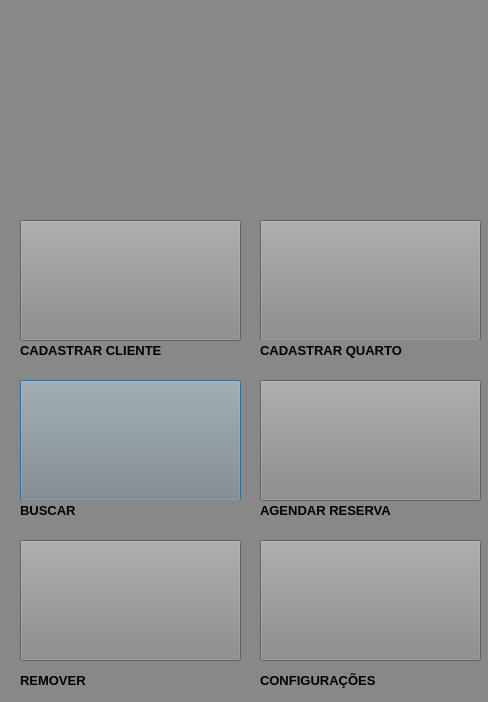
<?xml version="1.0" encoding="UTF-8"?>
<ui version="4.0">
 <class>Menu</class>
 <widget class="QDialog" name="Menu">
  <property name="geometry">
   <rect>
    <x>0</x>
    <y>0</y>
    <width>488</width>
    <height>702</height>
   </rect>
  </property>
  <property name="windowTitle">
   <string>Dialog</string>
  </property>
  <property name="styleSheet">
   <string notr="true">background-color: rgb(136, 136, 136);</string>
  </property>
  <widget class="QPushButton" name="pushButton">
   <property name="geometry">
    <rect>
     <x>20</x>
     <y>380</y>
     <width>221</width>
     <height>121</height>
    </rect>
   </property>
   <property name="styleSheet">
    <string notr="true">background-image: url(:/imgs/imagens/buscar-cliente.png)</string>
   </property>
   <property name="text">
    <string/>
   </property>
  </widget>
  <widget class="QLabel" name="label_2">
   <property name="geometry">
    <rect>
     <x>20</x>
     <y>340</y>
     <width>221</width>
     <height>21</height>
    </rect>
   </property>
   <property name="font">
    <font>
     <family>Arial</family>
     <pointsize>10</pointsize>
     <weight>75</weight>
     <bold>true</bold>
    </font>
   </property>
   <property name="text">
    <string>CADASTRAR CLIENTE</string>
   </property>
  </widget>
  <widget class="QLabel" name="label_4">
   <property name="geometry">
    <rect>
     <x>20</x>
     <y>500</y>
     <width>221</width>
     <height>21</height>
    </rect>
   </property>
   <property name="font">
    <font>
     <family>Arial</family>
     <pointsize>10</pointsize>
     <weight>75</weight>
     <bold>true</bold>
    </font>
   </property>
   <property name="text">
    <string>BUSCAR</string>
   </property>
  </widget>
  <widget class="QPushButton" name="btnBuscar">
   <property name="geometry">
    <rect>
     <x>260</x>
     <y>220</y>
     <width>221</width>
     <height>121</height>
    </rect>
   </property>
   <property name="toolTip">
    <string>&lt;html&gt;&lt;head/&gt;&lt;body&gt;&lt;p&gt;&lt;br/&gt;&lt;/p&gt;&lt;/body&gt;&lt;/html&gt;</string>
   </property>
   <property name="whatsThis">
    <string>&lt;html&gt;&lt;head/&gt;&lt;body&gt;&lt;p&gt;&lt;br/&gt;&lt;/p&gt;&lt;/body&gt;&lt;/html&gt;</string>
   </property>
   <property name="styleSheet">
    <string notr="true">background-image: url(:/imgs/imagens/quarto-adicionar.jpg)</string>
   </property>
   <property name="text">
    <string/>
   </property>
  </widget>
  <widget class="QPushButton" name="btnCadastroCliente">
   <property name="geometry">
    <rect>
     <x>20</x>
     <y>220</y>
     <width>221</width>
     <height>121</height>
    </rect>
   </property>
   <property name="styleSheet">
    <string notr="true">background-image: url(:/imgs/imagens/icone-cadastro-cliente3-png.png)</string>
   </property>
   <property name="text">
    <string/>
   </property>
  </widget>
  <widget class="QLabel" name="label_3">
   <property name="geometry">
    <rect>
     <x>260</x>
     <y>340</y>
     <width>221</width>
     <height>21</height>
    </rect>
   </property>
   <property name="font">
    <font>
     <family>Arial</family>
     <pointsize>10</pointsize>
     <weight>75</weight>
     <italic>false</italic>
     <bold>true</bold>
    </font>
   </property>
   <property name="text">
    <string>CADASTRAR QUARTO</string>
   </property>
  </widget>
  <widget class="QLabel" name="label_5">
   <property name="geometry">
    <rect>
     <x>260</x>
     <y>500</y>
     <width>221</width>
     <height>21</height>
    </rect>
   </property>
   <property name="font">
    <font>
     <family>Arial</family>
     <pointsize>10</pointsize>
     <weight>75</weight>
     <bold>true</bold>
    </font>
   </property>
   <property name="text">
    <string>AGENDAR RESERVA</string>
   </property>
  </widget>
  <widget class="QLabel" name="label">
   <property name="geometry">
    <rect>
     <x>10</x>
     <y>0</y>
     <width>461</width>
     <height>211</height>
    </rect>
   </property>
   <property name="text">
    <string/>
   </property>
   <property name="pixmap">
    <pixmap resource="arquivosrecurso.qrc">:/imgs/imagens/hotem-imagem.jpg</pixmap>
   </property>
   <property name="scaledContents">
    <bool>true</bool>
   </property>
  </widget>
  <widget class="QPushButton" name="pushButton_3">
   <property name="geometry">
    <rect>
     <x>260</x>
     <y>380</y>
     <width>221</width>
     <height>121</height>
    </rect>
   </property>
   <property name="styleSheet">
    <string notr="true">background-image: url(:/imgs/imagens/calendario.png)</string>
   </property>
   <property name="text">
    <string/>
   </property>
  </widget>
  <widget class="QPushButton" name="pushButton_2">
   <property name="geometry">
    <rect>
     <x>20</x>
     <y>540</y>
     <width>221</width>
     <height>121</height>
    </rect>
   </property>
   <property name="styleSheet">
    <string notr="true">background-image: url(:/imgs/imagens/remover.png)</string>
   </property>
   <property name="text">
    <string/>
   </property>
  </widget>
  <widget class="QPushButton" name="pushButton_4">
   <property name="geometry">
    <rect>
     <x>260</x>
     <y>540</y>
     <width>221</width>
     <height>121</height>
    </rect>
   </property>
   <property name="styleSheet">
    <string notr="true">background-image: url(:/imgs/imagens/config.png)</string>
   </property>
   <property name="text">
    <string/>
   </property>
  </widget>
  <widget class="QLabel" name="label_6">
   <property name="geometry">
    <rect>
     <x>20</x>
     <y>670</y>
     <width>221</width>
     <height>21</height>
    </rect>
   </property>
   <property name="font">
    <font>
     <family>Arial</family>
     <pointsize>10</pointsize>
     <weight>75</weight>
     <bold>true</bold>
    </font>
   </property>
   <property name="text">
    <string>REMOVER</string>
   </property>
  </widget>
  <widget class="QLabel" name="label_7">
   <property name="geometry">
    <rect>
     <x>260</x>
     <y>670</y>
     <width>221</width>
     <height>21</height>
    </rect>
   </property>
   <property name="font">
    <font>
     <family>Arial</family>
     <pointsize>10</pointsize>
     <weight>75</weight>
     <bold>true</bold>
    </font>
   </property>
   <property name="text">
    <string>CONFIGURAÇÕES</string>
   </property>
  </widget>
 </widget>
 <resources>
  <include location="arquivosrecurso.qrc"/>
 </resources>
 <connections/>
</ui>
